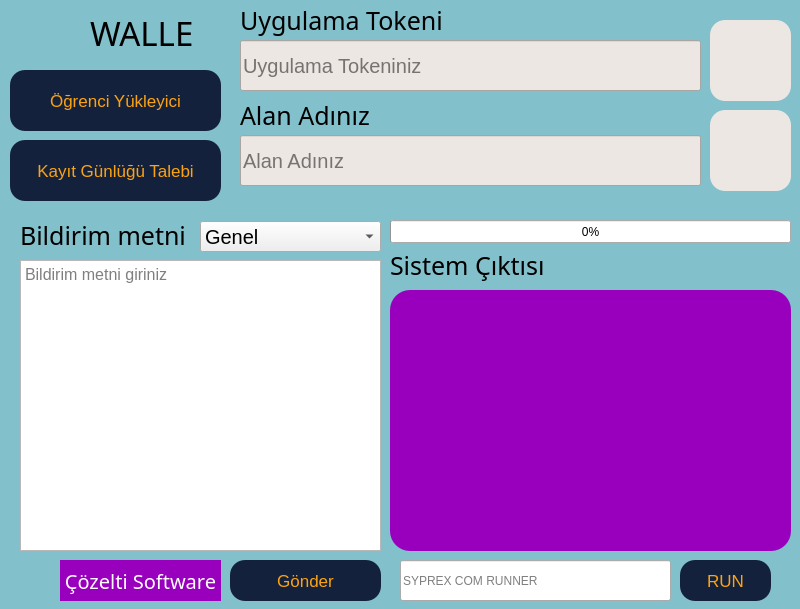
<?xml version="1.0" encoding="UTF-8"?>
<ui version="4.0">
 <class>MainWindow</class>
 <widget class="QMainWindow" name="MainWindow">
  <property name="geometry">
   <rect>
    <x>0</x>
    <y>0</y>
    <width>800</width>
    <height>609</height>
   </rect>
  </property>
  <property name="minimumSize">
   <size>
    <width>800</width>
    <height>609</height>
   </size>
  </property>
  <property name="maximumSize">
   <size>
    <width>800</width>
    <height>609</height>
   </size>
  </property>
  <property name="sizeIncrement">
   <size>
    <width>800</width>
    <height>609</height>
   </size>
  </property>
  <property name="windowTitle">
   <string>WALLE - Çözelti Software</string>
  </property>
  <property name="windowIcon">
   <iconset>
    <normaloff>favicon.svg</normaloff>favicon.svg</iconset>
  </property>
  <property name="styleSheet">
   <string notr="true">QMainWindow{background-color:#82C0CC;}</string>
  </property>
  <widget class="QWidget" name="centralwidget">
   <widget class="QPushButton" name="uploadst">
    <property name="geometry">
     <rect>
      <x>10</x>
      <y>70</y>
      <width>211</width>
      <height>61</height>
     </rect>
    </property>
    <property name="font">
     <font>
      <pointsize>13</pointsize>
     </font>
    </property>
    <property name="styleSheet">
     <string notr="true">QPushButton{
	background-color:#14213d;
	border-radius:15px;
	color:#FCA311;
	transition: all  500ms;
}
QPushButton::hover{
	background-color:#FCA311 ;
	border-radius:15px;
	color:#14213d;
	transition: all 100ms;
}
QPushButton:pressed{
	background-color:#e5e5e5 ;
	border-radius:15px;
	color:#fffff;
	transition: all 100ms;
}
  </string>
    </property>
    <property name="text">
     <string>Öğrenci Yükleyici</string>
    </property>
   </widget>
   <widget class="QLabel" name="label">
    <property name="geometry">
     <rect>
      <x>20</x>
      <y>10</y>
      <width>47</width>
      <height>47</height>
     </rect>
    </property>
    <property name="text">
     <string/>
    </property>
    <property name="pixmap">
     <pixmap>favicon.svg</pixmap>
    </property>
    <property name="scaledContents">
     <bool>true</bool>
    </property>
   </widget>
   <widget class="QLabel" name="label_2">
    <property name="geometry">
     <rect>
      <x>90</x>
      <y>12</y>
      <width>121</width>
      <height>41</height>
     </rect>
    </property>
    <property name="font">
     <font>
      <family>Impact</family>
      <pointsize>25</pointsize>
     </font>
    </property>
    <property name="text">
     <string>WALLE</string>
    </property>
   </widget>
   <widget class="QLineEdit" name="token">
    <property name="geometry">
     <rect>
      <x>240</x>
      <y>40</y>
      <width>461</width>
      <height>51</height>
     </rect>
    </property>
    <property name="font">
     <font>
      <pointsize>15</pointsize>
     </font>
    </property>
    <property name="styleSheet">
     <string notr="true">QLineEdit{background-color:#EDE7E3;}</string>
    </property>
    <property name="maxLength">
     <number>13</number>
    </property>
    <property name="placeholderText">
     <string>Uygulama Tokeniniz</string>
    </property>
    <property name="cursorMoveStyle">
     <enum>Qt::LogicalMoveStyle</enum>
    </property>
    <property name="clearButtonEnabled">
     <bool>true</bool>
    </property>
   </widget>
   <widget class="QLabel" name="label_3">
    <property name="geometry">
     <rect>
      <x>240</x>
      <y>5</y>
      <width>201</width>
      <height>31</height>
     </rect>
    </property>
    <property name="font">
     <font>
      <family>Impact</family>
      <pointsize>19</pointsize>
     </font>
    </property>
    <property name="text">
     <string>Uygulama Tokeni</string>
    </property>
   </widget>
   <widget class="QLineEdit" name="alanad">
    <property name="geometry">
     <rect>
      <x>240</x>
      <y>135</y>
      <width>461</width>
      <height>51</height>
     </rect>
    </property>
    <property name="font">
     <font>
      <pointsize>15</pointsize>
     </font>
    </property>
    <property name="styleSheet">
     <string notr="true">QLineEdit{background-color:#EDE7E3;}</string>
    </property>
    <property name="text">
     <string/>
    </property>
    <property name="maxLength">
     <number>12333</number>
    </property>
    <property name="placeholderText">
     <string>Alan Adınız</string>
    </property>
    <property name="cursorMoveStyle">
     <enum>Qt::LogicalMoveStyle</enum>
    </property>
    <property name="clearButtonEnabled">
     <bool>true</bool>
    </property>
   </widget>
   <widget class="QLabel" name="label_4">
    <property name="geometry">
     <rect>
      <x>240</x>
      <y>100</y>
      <width>201</width>
      <height>31</height>
     </rect>
    </property>
    <property name="font">
     <font>
      <family>Impact</family>
      <pointsize>19</pointsize>
     </font>
    </property>
    <property name="text">
     <string>Alan Adınız</string>
    </property>
   </widget>
   <widget class="QLabel" name="label_5">
    <property name="geometry">
     <rect>
      <x>20</x>
      <y>220</y>
      <width>201</width>
      <height>31</height>
     </rect>
    </property>
    <property name="font">
     <font>
      <family>Impact</family>
      <pointsize>19</pointsize>
     </font>
    </property>
    <property name="text">
     <string>Bildirim metni</string>
    </property>
   </widget>
   <widget class="QPushButton" name="logreq">
    <property name="geometry">
     <rect>
      <x>10</x>
      <y>140</y>
      <width>211</width>
      <height>61</height>
     </rect>
    </property>
    <property name="font">
     <font>
      <pointsize>13</pointsize>
     </font>
    </property>
    <property name="styleSheet">
     <string notr="true">QPushButton{
	background-color:#14213d;
	border-radius:15px;
	color:#FCA311;
	transition: all  500ms;
}
QPushButton::hover{
	background-color:#FCA311 ;
	border-radius:15px;
	color:#14213d;
	transition: all 100ms;
}
QPushButton:pressed{
	background-color:#e5e5e5 ;
	border-radius:15px;
	color:#fffff;
	transition: all 100ms;
}
  </string>
    </property>
    <property name="text">
     <string>Kayıt Günlüğü Talebi</string>
    </property>
   </widget>
   <widget class="QPushButton" name="notifysend">
    <property name="geometry">
     <rect>
      <x>230</x>
      <y>560</y>
      <width>151</width>
      <height>41</height>
     </rect>
    </property>
    <property name="font">
     <font>
      <pointsize>13</pointsize>
     </font>
    </property>
    <property name="styleSheet">
     <string notr="true">QPushButton{
	background-color:#14213d;
	border-radius:15px;
	color:#FCA311;
	transition: all  500ms;
}
QPushButton::hover{
	background-color:#FCA311 ;
	border-radius:15px;
	color:#14213d;
	transition: all 100ms;
}
QPushButton:pressed{
	background-color:#e5e5e5 ;
	border-radius:15px;
	color:#fffff;
	transition: all 100ms;
}
  </string>
    </property>
    <property name="text">
     <string>Gönder</string>
    </property>
   </widget>
   <widget class="QPlainTextEdit" name="nottext">
    <property name="geometry">
     <rect>
      <x>20</x>
      <y>260</y>
      <width>361</width>
      <height>291</height>
     </rect>
    </property>
    <property name="font">
     <font>
      <pointsize>12</pointsize>
     </font>
    </property>
    <property name="placeholderText">
     <string>Bildirim metni giriniz</string>
    </property>
   </widget>
   <widget class="QLineEdit" name="syprex">
    <property name="geometry">
     <rect>
      <x>400</x>
      <y>560</y>
      <width>271</width>
      <height>41</height>
     </rect>
    </property>
    <property name="placeholderText">
     <string>SYPREX COM RUNNER</string>
    </property>
   </widget>
   <widget class="QPushButton" name="syprexrunner">
    <property name="geometry">
     <rect>
      <x>680</x>
      <y>560</y>
      <width>91</width>
      <height>41</height>
     </rect>
    </property>
    <property name="font">
     <font>
      <pointsize>13</pointsize>
     </font>
    </property>
    <property name="styleSheet">
     <string notr="true">QPushButton{
	background-color:#14213d;
	border-radius:15px;
	color:#FCA311;
	transition: all  500ms;
}
QPushButton::hover{
	background-color:#FCA311 ;
	border-radius:15px;
	color:#14213d;
	transition: all 100ms;
}
QPushButton:pressed{
	background-color:#e5e5e5 ;
	border-radius:15px;
	color:#fffff;
	transition: all 100ms;
}
  </string>
    </property>
    <property name="text">
     <string>RUN</string>
    </property>
   </widget>
   <widget class="QLabel" name="label_6">
    <property name="geometry">
     <rect>
      <x>20</x>
      <y>560</y>
      <width>41</width>
      <height>41</height>
     </rect>
    </property>
    <property name="styleSheet">
     <string notr="true">QLabel{border-radius: 100%}</string>
    </property>
    <property name="text">
     <string/>
    </property>
    <property name="pixmap">
     <pixmap>81029510.png</pixmap>
    </property>
    <property name="scaledContents">
     <bool>true</bool>
    </property>
   </widget>
   <widget class="QLabel" name="label_7">
    <property name="geometry">
     <rect>
      <x>60</x>
      <y>560</y>
      <width>161</width>
      <height>41</height>
     </rect>
    </property>
    <property name="font">
     <font>
      <family>Impact</family>
      <pointsize>15</pointsize>
     </font>
    </property>
    <property name="styleSheet">
     <string notr="true">QLabel{background-color:#9900be;color:white}</string>
    </property>
    <property name="text">
     <string>Çözelti Software</string>
    </property>
    <property name="alignment">
     <set>Qt::AlignCenter</set>
    </property>
   </widget>
   <widget class="QPushButton" name="save">
    <property name="geometry">
     <rect>
      <x>710</x>
      <y>110</y>
      <width>81</width>
      <height>81</height>
     </rect>
    </property>
    <property name="font">
     <font>
      <pointsize>13</pointsize>
     </font>
    </property>
    <property name="styleSheet">
     <string notr="true">QPushButton{
	background-color:#EDE7E3 ;
	border-radius:15px;
	color:#FCA311;
	transition: all  500ms;
}
QPushButton::hover{
	background-color:#FFA62B;
	border-radius:15px;
	color:#14213d;
	transition: all 100ms;
}
QPushButton:pressed{
	background-color:#82C0CC;
	border-radius:15px;
	color:#fffff;
	transition: all 100ms;
}
  </string>
    </property>
    <property name="text">
     <string/>
    </property>
    <property name="icon">
     <iconset>
      <normaloff>save-regular.svg</normaloff>save-regular.svg</iconset>
    </property>
    <property name="iconSize">
     <size>
      <width>64</width>
      <height>64</height>
     </size>
    </property>
   </widget>
   <widget class="QPushButton" name="closex">
    <property name="geometry">
     <rect>
      <x>710</x>
      <y>20</y>
      <width>81</width>
      <height>81</height>
     </rect>
    </property>
    <property name="font">
     <font>
      <pointsize>13</pointsize>
     </font>
    </property>
    <property name="styleSheet">
     <string notr="true">QPushButton{
	background-color:#EDE7E3 ;
	border-radius:15px;
	color:#FCA311;
	transition: all  500ms;
}
QPushButton::hover{
	background-color:#FFA62B;
	border-radius:15px;
	color:#14213d;
	transition: all 100ms;
}
QPushButton:pressed{
	background-color:#82C0CC;
	border-radius:15px;
	color:#fffff;
	transition: all 100ms;
}
  </string>
    </property>
    <property name="text">
     <string/>
    </property>
    <property name="icon">
     <iconset>
      <normaloff>power-off-solid.svg</normaloff>power-off-solid.svg</iconset>
    </property>
    <property name="iconSize">
     <size>
      <width>64</width>
      <height>64</height>
     </size>
    </property>
   </widget>
   <widget class="QComboBox" name="mass">
    <property name="geometry">
     <rect>
      <x>200</x>
      <y>221</y>
      <width>181</width>
      <height>31</height>
     </rect>
    </property>
    <property name="font">
     <font>
      <pointsize>15</pointsize>
     </font>
    </property>
    <item>
     <property name="text">
      <string>Genel</string>
     </property>
    </item>
    <item>
     <property name="text">
      <string>Öğrenci</string>
     </property>
    </item>
    <item>
     <property name="text">
      <string>Öğretmen</string>
     </property>
    </item>
   </widget>
   <widget class="QProgressBar" name="progressBar">
    <property name="geometry">
     <rect>
      <x>390</x>
      <y>220</y>
      <width>401</width>
      <height>23</height>
     </rect>
    </property>
    <property name="value">
     <number>0</number>
    </property>
   </widget>
   <widget class="QPlainTextEdit" name="sysoutput">
    <property name="geometry">
     <rect>
      <x>390</x>
      <y>290</y>
      <width>401</width>
      <height>261</height>
     </rect>
    </property>
    <property name="styleSheet">
     <string notr="true">QPlainTextEdit{border-radius:20px;background-color:#9900be;color:white}</string>
    </property>
    <property name="readOnly">
     <bool>true</bool>
    </property>
   </widget>
   <widget class="QLabel" name="label_8">
    <property name="geometry">
     <rect>
      <x>390</x>
      <y>250</y>
      <width>201</width>
      <height>31</height>
     </rect>
    </property>
    <property name="font">
     <font>
      <family>Impact</family>
      <pointsize>19</pointsize>
     </font>
    </property>
    <property name="text">
     <string>Sistem Çıktısı</string>
    </property>
   </widget>
  </widget>
 </widget>
 <resources/>
 <connections/>
</ui>
